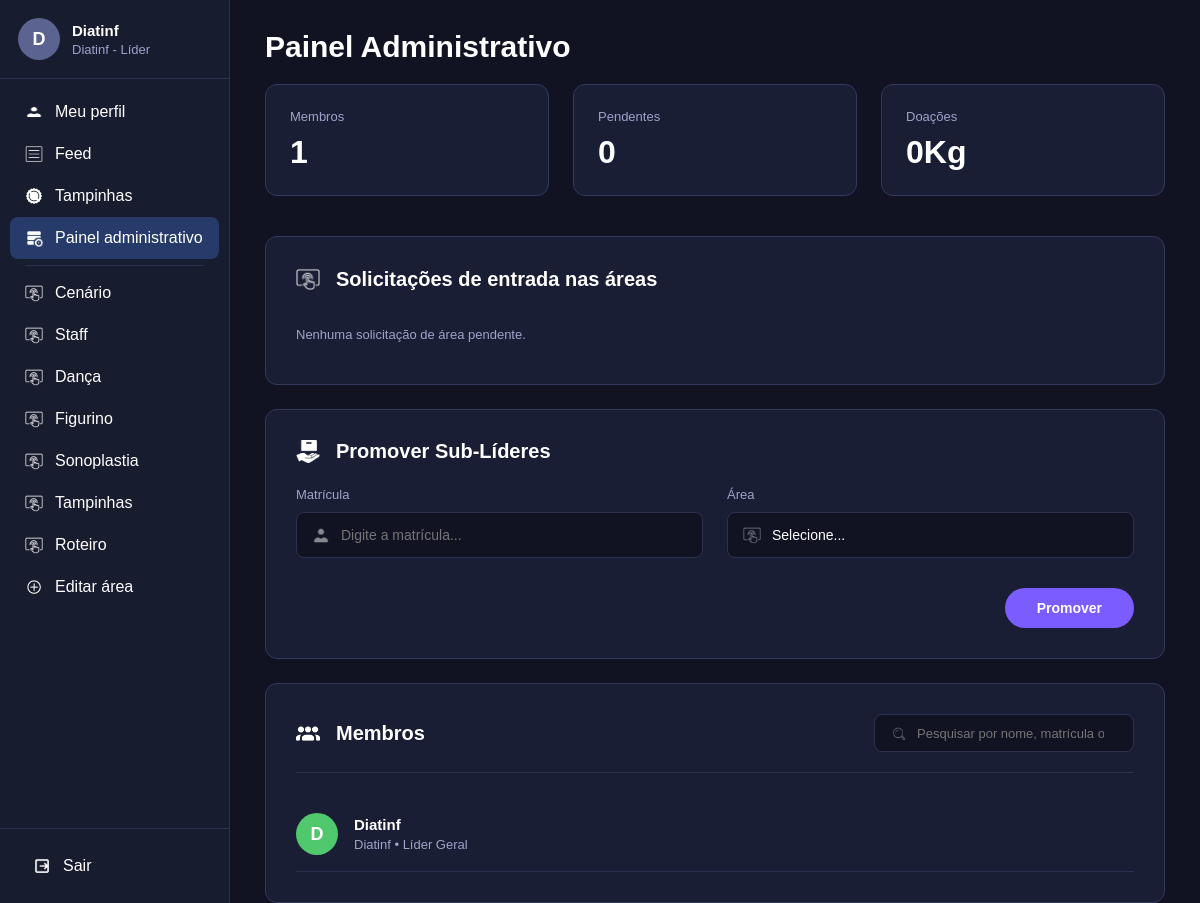
/painel-administrativo/ (signed in), run on an earlier commit of the app's database.
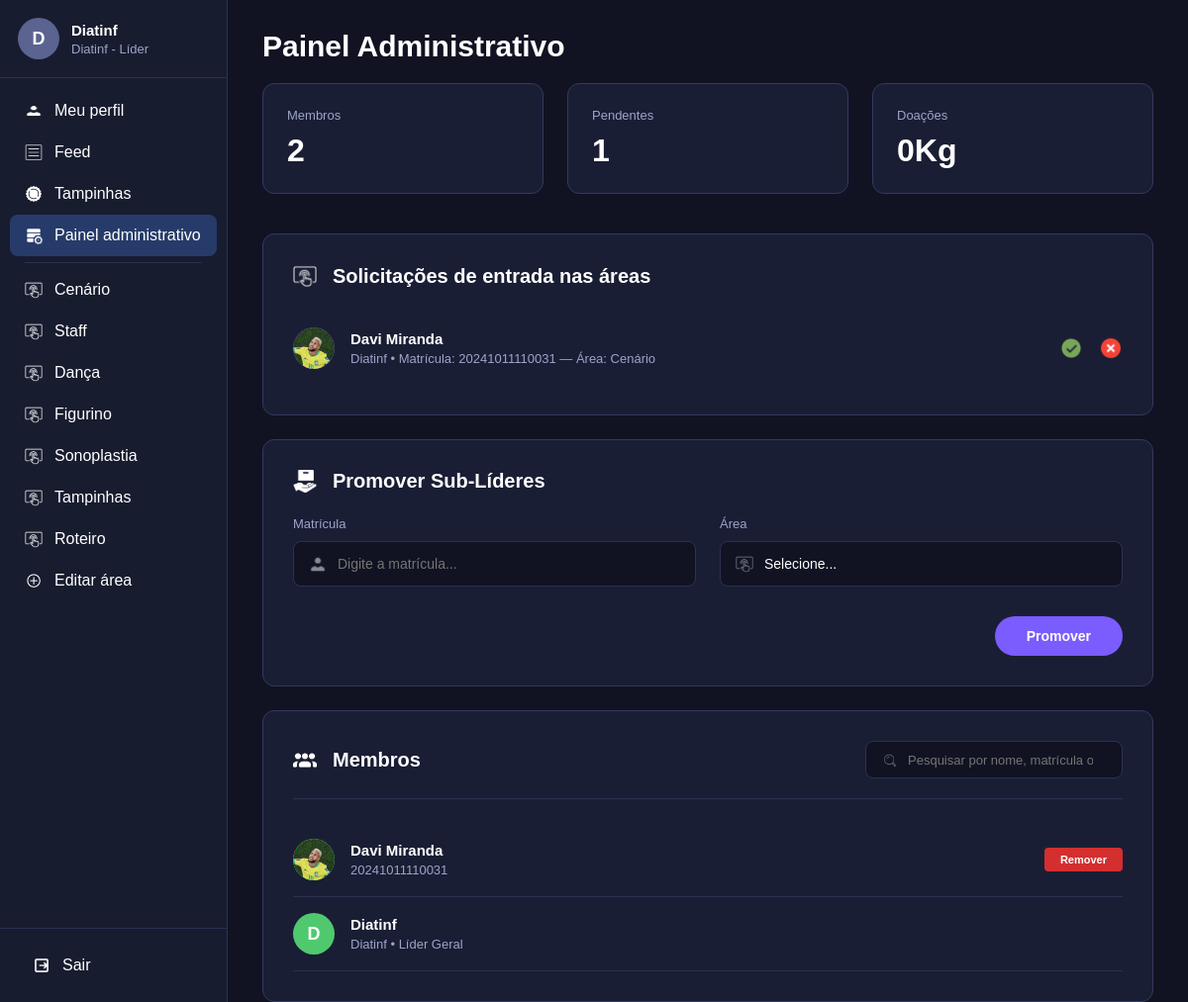
And on a later commit of the database.
### usuarios/models.py (models this page shows, shortened)
class Usuario(models.Model):
    nome=models.CharField(max_length=100, blank=True, default="")
    matricula=models.CharField(max_length=20, unique=True)
    senha=models.CharField(max_length=255)
    diretoria=models.CharField(max_length=50)
    areas=models.TextField()
    aprovado=models.BooleanField(default=True)
    sub_lider=models.BooleanField(default=False)
    sublider_de=models.CharField(max_length=50, null=True, blank=True)
    doacao_tampinhas=models.FloatField(default=0)
    foto=models.ImageField(upload_to="perfis/", null=True, blank=True)
    banner=models.ImageField(upload_to="banners/", null=True, blank=True)
    bio=models.TextField(blank=True, default="")
    curso=models.CharField(max_length=150, blank=True, default="")
    session_version=models.PositiveIntegerField(default=1)
    def nome_exibicao(self):
        if self.nome and self.nome.strip():
            return self.nome.strip()
        return self.matricula
    def inicial_perfil(self):
        base = (self.nome_exibicao() or "U").strip()
        return base[0].upper() if base else "U"
    def eh_administrador(self):
        from .suap import MATRICULAS_ADM_FIXAS
        mat = (self.matricula or "").strip().lower()
        diret = (self.diretoria or "").strip().lower()
        return mat in MATRICULAS_ADM_FIXAS or diret in ["líder", "lider", "líder geral", "lider geral"]
    def curso_exibicao(self):
        if self.eh_administrador():
            return ""
        if self.curso and self.curso.strip():
            return self.curso.strip()
        from .suap import identificar_diretoria_e_curso
        _, curso = identificar_diretoria_e_curso(self.matricula)
        return curso or ""
    def tem_acesso_painel(self):
        return self.eh_administrador() or self.sub_lider
    def get_areas_list(self):
        if self.areas:
            return [a.strip() for a in self.areas.split(",") if a.strip()]
        return []
    def get_areas_sidebar(self):
        if self.eh_administrador():
            return ["Cenário", "Staff", "Dança", "Figurino", "Sonoplastia", "Tampinhas", "Roteiro"]
        return self.get_areas_ordenadas()

class SolicitacaoArea(models.Model):
    usuario=models.ForeignKey(Usuario, on_delete=models.CASCADE, related_name="solicitacoes_area")
    area=models.CharField(max_length=50)
    solicitado_em=models.DateTimeField(auto_now_add=True)
    class Meta:
        unique_together=("usuario","area")

### usuarios/views.py (the view)
# urls.py: path("painel-administrativo/", views.painel_administrativo, name="painel_administrativo"),
def painel_administrativo(request):
    usuario = usuario_logado(request)
    if usuario is None:
        return redirect("login")
    if not usuario.tem_acesso_painel():
        definir_mensagem(request, messages.error, "Você não possui permissão para acessar o Painel Administrativo.")
        return redirect_autenticado(request, "feed")
    todos_aprovados = filtrar_qs_diretoria(
        Usuario.objects.filter(aprovado=True), usuario, "diretoria"
    ).order_by("matricula")
    total_doacoes = obter_total_doacoes_kg_formatado(com_unidade=False, diretoria=usuario.diretoria)
    membros_elegiveis_doacao = [m for m in todos_aprovados if not m.eh_administrador()]
    meta_atual_d = obter_meta_tampinhas_kg(diretoria=usuario.diretoria)
    meta_tampinhas_atual_str = f"{meta_atual_d:.3f}".rstrip("0").rstrip(".") or "40"
    meta_tampinhas_formatada = formatar_kg(meta_atual_d, is_gramas=False)
    if usuario.sub_lider and not usuario.eh_administrador():
        membros = obter_membros_da_area(usuario.sublider_de, diretoria=usuario.diretoria)
        pendentes = Usuario.objects.none()
        tarefas_base = filtrar_qs_diretoria(
            Tarefa.objects.filter(area=usuario.sublider_de),
            usuario,
            "criada_por__diretoria",
        ).prefetch_related("conclusoes")
        tarefas = tarefas_base.filter(encerrada=False).annotate(
            total_concl=Count("conclusoes", filter=~Q(conclusoes__usuario=F("criada_por")), distinct=True)
        ).order_by("-criada_em")
        tarefas_concluidas = tarefas_base.filter(encerrada=True).annotate(
            total_concl=Count("conclusoes", filter=~Q(conclusoes__usuario=F("criada_por")), distinct=True)
        ).order_by("-criada_em")
        solicitacoes_area = filtrar_qs_diretoria(
            SolicitacaoArea.objects.filter(area=usuario.sublider_de),
            usuario,
            "usuario__diretoria",
        ).select_related("usuario").order_by("solicitado_em")
        total_membros = len(membros)
        total_pendentes = solicitacoes_area.count()
    else:
        membros = todos_aprovados
        pendentes = filtrar_qs_diretoria(
            Usuario.objects.filter(aprovado=False), usuario, "diretoria"
        ).order_by("matricula")
        tarefas_base_adm = filtrar_qs_diretoria(
            Tarefa.objects.all(), usuario, "criada_por__diretoria"
        ).prefetch_related("conclusoes", "conclusoes__usuario")
        tarefas = tarefas_base_adm.filter(encerrada=False).annotate(
            total_concl=Count("conclusoes", filter=~Q(conclusoes__usuario=F("criada_por")), distinct=True)
        ).order_by("-criada_em")
        tarefas_concluidas = tarefas_base_adm.filter(encerrada=True).annotate(
            total_concl=Count("conclusoes", filter=~Q(conclusoes__usuario=F("criada_por")), distinct=True)
        ).order_by("-criada_em")
        solicitacoes_area = filtrar_qs_diretoria(
            SolicitacaoArea.objects.select_related("usuario"), usuario, "usuario__diretoria"
        ).order_by("area", "solicitado_em")
        total_membros = membros.count()
        total_pendentes = solicitacoes_area.count() + pendentes.count()
    return render(request, "admin.html", {
        "usuario": usuario,
        "membros": membros,
        "pendentes": pendentes,
        "total_membros": total_membros,
        "total_pendentes": total_pendentes,
        "total_doacoes": total_doacoes,
        "membros_elegiveis_doacao": membros_elegiveis_doacao,
        "meta_tampinhas_atual": meta_tampinhas_atual_str,
        "meta_tampinhas_formatada": meta_tampinhas_formatada,
        "tarefas": tarefas,
        "tarefas_concluidas": tarefas_concluidas,
        "solicitacoes_area": solicitacoes_area,
    })

### usuarios/templates/admin.html (shortened to what the changed rows need)
{% load static %}
{% load usuarios_extras %}
<!DOCTYPE html>
<html lang="pt-br">
<head>
    <link rel="stylesheet" href="{% static 'css/base.css' %}">
    <link rel="stylesheet" href="{% static 'css/admin.css' %}">
</head>
<body>
{% include "_sidebar.html" with pagina_ativa="painel" %}
<main class="conteudo">
    <div class="container-pagina container-admin">
        <div class="titulo-pagina">
            <h1>Painel Administrativo</h1>
        </div>
        <section class="stats-grid">
            <div class="stat-card">
                <p class="stat-rotulo">Membros</p>
                <p class="stat-valor" id="stat-membros">{{ total_membros }}</p>
            </div>
            <div class="stat-card">
                <p class="stat-rotulo">Pendentes</p>
                <p class="stat-valor" id="stat-pendentes">{{ total_pendentes }}</p>
            </div>
        </section>
        {% if usuario.eh_administrador %}
        <section class="painel-card">
            <div class="card-header">
                <h2>Solicitações de entrada nas áreas</h2>
            </div>
            <div class="lista-itens">
                {% for sol in solicitacoes_area %}
                <div class="item-linha">
                    <div class="info-principal">
                        <a href="{% url 'ver_perfil' sol.usuario.id %}" class="avatar avatar-roxo" style="overflow:hidden;text-decoration:none;color:white;">
                            {% if sol.usuario.foto and sol.usuario.foto.name %}
                                <img src="{{ sol.usuario.foto.url }}" alt="{{ sol.usuario.nome_exibicao }}" class="avatar-foto-img">
                            {% else %}
                                {{ sol.usuario.inicial_perfil }}
                            {% endif %}
                        </a>
                        <div class="textos">
                            <h3><a href="{% url 'ver_perfil' sol.usuario.id %}" class="link-perfil-usuario">{{ sol.usuario.nome_exibicao }}</a></h3>
                            <p>{{ sol.usuario.diretoria }} • Matrícula: {{ sol.usuario.matricula }} — Área: {{ sol.area }}</p>
                        </div>
                    </div>
                    <div class="acoes">
                        <form action="{% url 'aprovar_solicitacao_area' sol.id %}" method="POST">
                            <button type="submit" class="btn-icon" title="Aprovar entrada">
                                <img src="{% static 'imgs/icone-check-verde.png' %}" alt="Aprovar">
                            </button>
                        </form>
                        <form action="{% url 'recusar_solicitacao_area' sol.id %}" method="POST" onsubmit="return confirm('Deseja recusar esta solicitação?')">
                            <button type="submit" class="btn-icon" title="Recusar entrada">
                                <img src="{% static 'imgs/icone-cross-vermelho.png' %}" alt="Recusar">
                            </button>
                        </form>
                    </div>
                </div>
                {% empty %}
                <p class="sem-itens">Nenhuma solicitação de área pendente.</p>
                {% endfor %}
            </div>
        </section>
        <section class="painel-card">
            <div class="card-header">
                <h2>Promover Sub-Líderes</h2>
            </div>
        </section>
        {% endif %}
        <section class="painel-card" id="card-membros-painel">
            <div class="card-header flex-between">
                <div class="titulo-icone">
                    <h2>Membros</h2>
                </div>
            </div>
            <div class="lista-itens" id="lista-membros-painel" data-vazio-texto="{% if usuario.eh_administrador %}Nenhum membro aprovado ainda.{% else %}Nenhum membro vinculado a esta área ainda.{% endif %}" data-sublider-area="{{ usuario.sublider_de|default:'' }}">
                {% for membro in membros %}
                <div class="item-linha" data-membro-id="{{ membro.id }}" data-busca="{{ membro.nome_exibicao }} {{ membro.matricula }} {{ membro.diretoria }} {{ membro.curso_exibicao }} {{ membro.get_areas_list|join:' ' }}">
                    <div class="info-principal">
                        <a href="{% url 'ver_perfil' membro.id %}" class="avatar avatar-verde" style="overflow:hidden;text-decoration:none;color:white;">
                            {% if membro.foto and membro.foto.name %}
                                <img src="{{ membro.foto.url }}" alt="{{ membro.nome_exibicao }}" class="avatar-foto-img">
                            {% else %}
                                {{ membro.inicial_perfil }}
                            {% endif %}
                        </a>
                        <div class="textos">
                            <div class="nome-badges">
                                <h3><a href="{% url 'ver_perfil' membro.id %}" class="link-perfil-usuario">{{ membro.nome_exibicao }}</a></h3>
                            </div>
                            {% if usuario.eh_administrador %}
                            <p>{{ membro.matricula }}{% if membro.eh_administrador %} • Líder Geral{% elif membro.get_areas_list %} • {{ membro.get_areas_list|join:", " }}{% endif %}</p>
                            {% else %}
                            <p>{{ membro.matricula }} - {{ usuario.sublider_de }}</p>
                            {% endif %}
                        </div>
                    </div>
                    <div class="acoes">
                        {% if usuario.eh_administrador and not membro.eh_administrador %}
                        <form action="{% url 'remover_membro' membro.id %}" method="POST" onsubmit="return confirm('Deseja realmente remover este membro?');">
                            <button type="submit" class="btn-remover">Remover</button>
                        </form>
                        {% elif usuario.sub_lider and not membro.eh_administrador and membro.id != usuario.id %}
                        <form action="{% url 'remover_membro' membro.id %}" method="POST" onsubmit="return confirm('Deseja realmente remover este membro da área {{ usuario.sublider_de }}?');">
                            {% csrf_token %}
                            <button type="submit" class="btn-remover">Remover</button>
                        </form>
                        {% endif %}
                    </div>
                </div>
                {% empty %}
                <p class="sem-itens">{% if usuario.eh_administrador %}Nenhum membro aprovado ainda.{% else %}Nenhum membro vinculado a esta área ainda.{% endif %}</p>
                {% endfor %}
            </div>
        </section>
    </div>
</main>
<link rel="stylesheet" href="{% static 'vendor/flatpickr/flatpickr.min.css' %}">
</body>
</html>

### usuarios/templates/_sidebar.html (shortened to what this page needs)
{% load static %}
<aside class="sidebar" id="sidebar-principal">
    <div class="sidebar-topo-scroll">
        <a href="{% url 'meu_perfil' %}" class="usuario {% if pagina_ativa == 'perfil' %}usuario-ativo{% endif %}" title="Acessar meu perfil">
            <div class="avatar">
                {% if usuario.foto and usuario.foto.name %}
                    <img src="{{ usuario.foto.url }}" alt="{{ usuario.nome_exibicao }}" class="avatar-foto-img">
                {% else %}
                    {{ usuario.inicial_perfil }}
                {% endif %}
            </div>
            <div class="dados-usuario">
                <h3>{{ usuario.nome_exibicao }}</h3>
                <p>{{ usuario.diretoria }} - {% if usuario.eh_administrador %}Líder{% elif usuario.sub_lider %}Sub-Líder{% else %}Membro{% endif %}</p>
            </div>
        </a>
        <nav class="menu">
            <a href="{% url 'meu_perfil' %}" class="{% if pagina_ativa == 'perfil' %}ativo{% endif %}">
                <img src="{% static 'imgs/icone-usuario.png' %}" alt="Perfil">
                <span>Meu perfil</span>
            </a>
            <a href="{% url 'feed' %}" class="{% if pagina_ativa == 'feed' %}ativo{% endif %}">
                <img src="{% static 'imgs/icone-feed.png' %}" alt="Feed">
                <span>Feed</span>
            </a>
            <a href="{% url 'tampinhas' %}" class="{% if pagina_ativa == 'tampinhas' %}ativo{% endif %}">
                <img src="{% static 'imgs/icone-tampinhas.png' %}" alt="Tampinhas">
                <span>Tampinhas</span>
            </a>
            {% if usuario.tem_acesso_painel %}
                <a href="{% url 'painel_administrativo' %}" class="{% if pagina_ativa == 'painel' %}ativo{% endif %}">
                    <img src="{% static 'imgs/icone-painel.png' %}" alt="Painel">
                    <span class="texto-painel">Painel administrativo</span>
                </a>
            {% endif %}
            <div class="menu-separador"></div>
            {% for area in usuario.get_areas_sidebar %}
                <a href="{% url 'chat_area' area %}" class="{% if area_ativa == area %}ativo{% endif %}">
                    <img src="{% static 'imgs/icone-area.png' %}" alt=""><span>{{ area }}</span>
                </a>
            {% endfor %}
            <a href="{% url 'nova_area' %}" class="{% if pagina_ativa == 'nova_area' %}ativo{% endif %}">
                <img src="{% static 'imgs/icone-editar-area.png' %}" alt="Editar área">
                <span>Editar área</span>
            </a>
        </nav>
    </div>
    <div class="rodape-sidebar">
        <a href="{% url 'sair' %}" id="link-sair-sidebar" onclick="return confirm('Deseja realmente sair da sua conta?');">
            <img src="{% static 'imgs/icone-sair.png' %}" alt="Sair">
            <span>Sair</span>
        </a>
    </div>
</aside>

What changed in the data, as far as the page shows it:
added SolicitacaoArea: usuario.foto (picture), usuario.nome_exibicao "Davi Miranda", usuario.diretoria "Diatinf", usuario.matricula "20241011110031", area "Cenário"
added Usuario: foto (picture), nome_exibicao "Davi Miranda", matricula "20241011110031", shows "Remover"
Also different on the page:
{{ total_membros }}: "1" → "2"
{{ total_pendentes }}: "0" → "1"
text no longer shown: "Nenhuma solicitação de área pendente."
